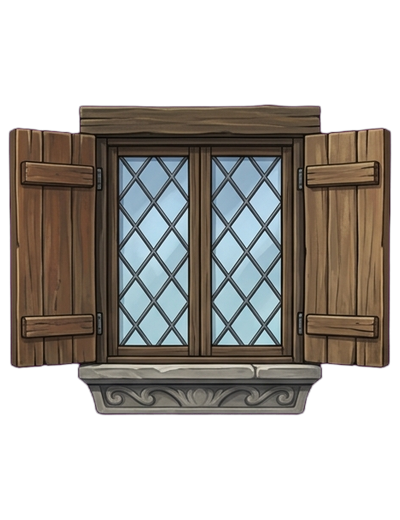
#> input picture assets/assembly_3d/modular/decor_window.png, 400 x 520 px, found by its file name
$ python slice_modular_decor.py
#> lines starting #> are read from the running program, lines starting #| are printed output that depends on the picture
from PIL import Image

def slice_decor():
    # 1. Window parts
    im_win = Image.open('assets/assembly_3d/modular/decor_window.png')
#> im_win is the input picture: PIL image 400x520 RGBA; mean R, G, B, A 54.9, 51, 46.2, 130.1
    # Frame + glass
    glass = im_win.crop((56, 30, 344, 466))
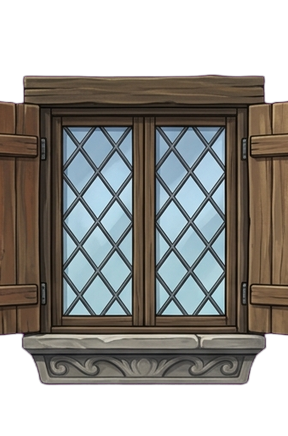
#> glass: PIL image 288x436 RGBA; mean R, G, B, A 71.5, 69.7, 65.6, 171.3; transparent parts drawn white
    glass.save('assets/assembly_3d/modular/decor_window_glass.png')
    print('[OK] Saved decor_window_glass.png', glass.size)
#| [OK] Saved decor_window_glass.png (288, 436)

    # Shutter
    shutter = im_win.crop((16, 40, 56, 450))
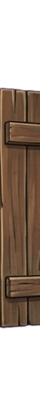
#> shutter: PIL image 40x410 RGBA; mean R, G, B, A 60.6, 44.6, 32.7, 147.3; transparent parts drawn white
    shutter.save('assets/assembly_3d/modular/decor_window_shutter.png')
    print('[OK] Saved decor_window_shutter.png', shutter.size)
#| [OK] Saved decor_window_shutter.png (40, 410)

    # Sill
    sill = im_win.crop((12, 468, 388, 512))
#> sill: PIL image 376x44 RGBA; every value is 0
    sill.save('assets/assembly_3d/modular/decor_window_sill.png')
    print('[OK] Saved decor_window_sill.png', sill.size)
#| [OK] Saved decor_window_sill.png (376, 44)

    # 2. Chimney parts
    im_chim = Image.open('assets/assembly_3d/modular/decor_chimney.png')
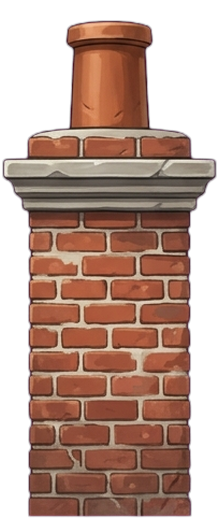
#> input picture assets/assembly_3d/modular/decor_chimney.png, 220 x 520 px, found by its file name
#> im_chim is the input picture: PIL image 220x520 RGBA; mean R, G, B, A 91.5, 61.6, 49.5, 160.6
    # Brick column
    brick = im_chim.crop((30, 105, 190, 520))
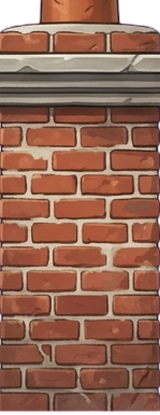
#> brick: PIL image 160x415 RGBA; mean R, G, B, A 138.7, 94.3, 76.1, 243.7; transparent parts drawn white
    brick.save('assets/assembly_3d/modular/decor_chimney_brick.png')
    print('[OK] Saved decor_chimney_brick.png', brick.size)
#| [OK] Saved decor_chimney_brick.png (160, 415)

    # Stone collar
    collar = im_chim.crop((19, 60, 201, 105))
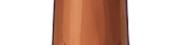
#> collar: PIL image 182x45 RGBA; mean R, G, B, A 66.7, 37.2, 24.5, 105.2; transparent parts drawn white
    collar.save('assets/assembly_3d/modular/decor_chimney_cap.png')
    print('[OK] Saved decor_chimney_cap.png', collar.size)
#| [OK] Saved decor_chimney_cap.png (182, 45)

    # Flue pot
    pot = im_chim.crop((84, 5, 136, 60))
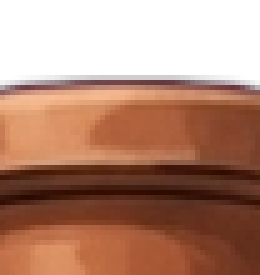
#> pot: PIL image 52x55 RGBA (shown 5 times larger); mean R, G, B, A 103.9, 60.4, 41, 178.4; transparent parts drawn white
    pot.save('assets/assembly_3d/modular/decor_chimney_pot.png')
    print('[OK] Saved decor_chimney_pot.png', pot.size)
#| [OK] Saved decor_chimney_pot.png (52, 55)

if __name__ == '__main__':
    slice_decor()
